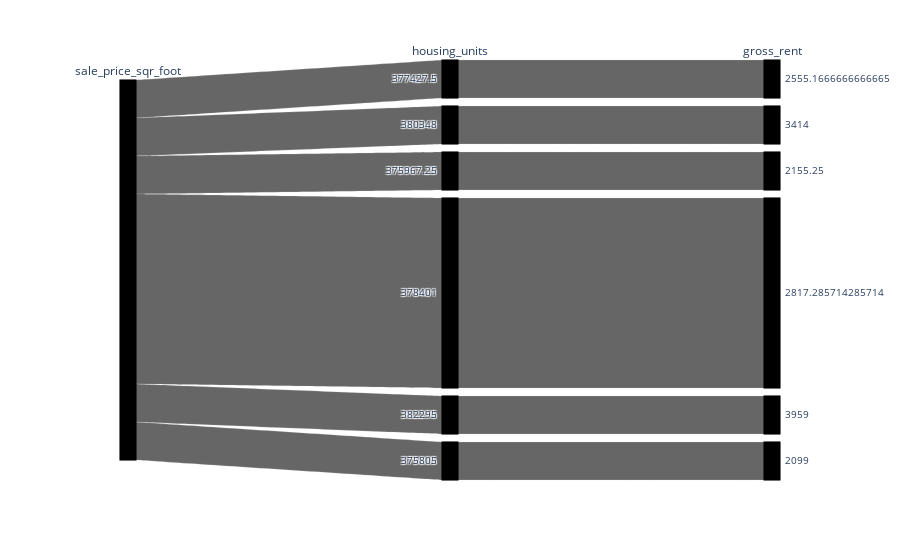

Source (notebook cell):
### Code cell
# Parallel Categories Plot
px.parallel_categories(top_10_expensive,color='sale_price_sqr_foot')

### Figure 1 — Plotly figure (JSON) as saved in the notebook; plotly's stock layout.template omitted (floating-point values rounded to 4 significant figures)
{"data": [{"dimensions": [{"label": "sale_price_sqr_foot", "values": [null, null, null, null, null, null, null, null, null, null]}, {"label": "housing_units", "values": [377400.0, 380348, 376000.0, 378401, 382295, 378401, 378401, 378401, 378401, 375805]}, {"label": "gross_rent", "values": [2555.0, 3414, 2155.0, 2817.0, 3959, 2817.0, 2817.0, 2817.0, 2817.0, 2099]}], "domain": {"x": [0, 1], "y": [0, 1]}, "line": {"color": [null, null, null, null, null, null, null, null, null, null], "coloraxis": "coloraxis"}, "name": "", "type": "parcats"}], "layout": {"coloraxis": {"colorbar": {"title": {"text": "sale_price_sqr_foot"}}, "colorscale": [[0, "#0d0887"], [0.1111, "#46039f"], [0.2222, "#7201a8"], [0.3333, "#9c179e"], [0.4444, "#bd3786"], [0.5556, "#d8576b"], [0.6667, "#ed7953"], [0.7778, "#fb9f3a"], [0.8889, "#fdca26"], [1, "#f0f921"]]}, "legend": {"tracegroupgap": 0}, "margin": {"t": 60}}}
